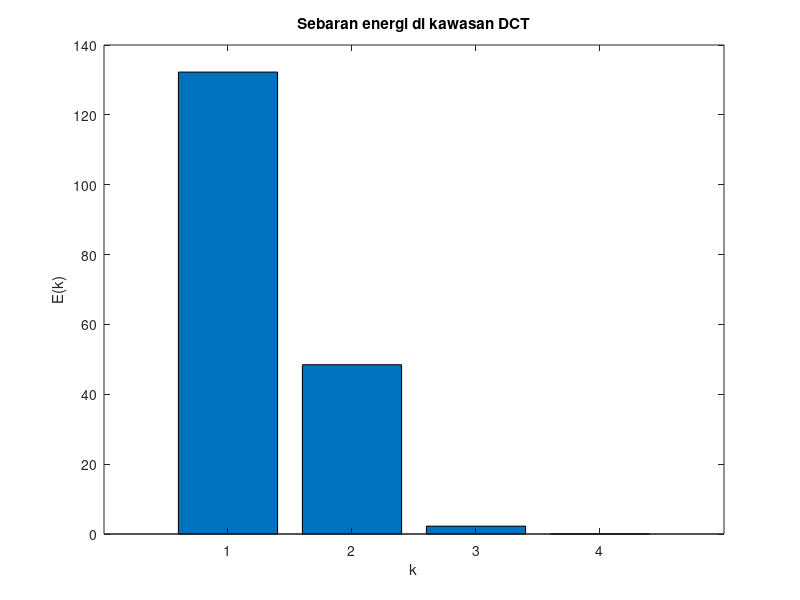
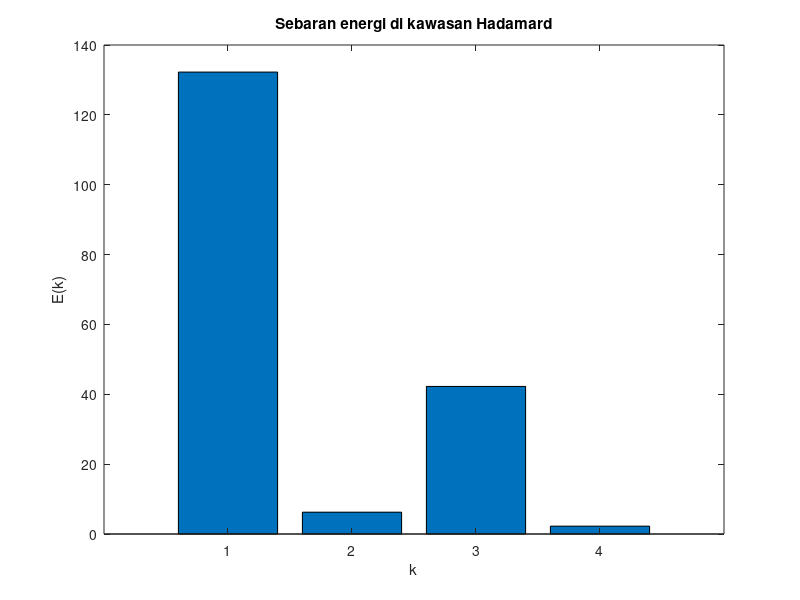

The MATLAB source for these figures, in order:

% --------------------------------------------
% Transformasi ortogonal: DCT dan Hadamard
% --------------------------------------------
s=[2 3 7 11]', % sinyal asli
N=length(s);
% buat matriks transformasi
D=dct(eye(N,N)); % DCT 4x4
H2=[1 1 1 1; 1 -1 1 -1; 1 1 -1 -1; 1 -1 -1 1]/2;
S_dct= D*s, % hasil transformasi DCT
S_had= H2*s, % hasil transformasi Hadamard
E_asli= sum(transpose(s)*s), % energi sinyal asal
% Energi kawasan DCT
E_dct =sum(transpose(S_dct)*S_dct) ,
E_hadamard =sum(transpose(S_had)*S_had) ,
% Energi kawasan Hadamard
% sebaran energi DCT
E_dist_dct = S_dct.*S_dct, 
% sebaran energi Hadamard
E_dist_had = S_had.*S_had, 
%
% gambarkan sebaran energi
figure(1); bar(E_dist_dct);
xlabel('k'); ylabel('E(k)'); 
title('Sebaran energi di kawasan DCT');
%
figure(2); bar(E_dist_had);
xlabel('k'); ylabel('E(k)'); 
title('Sebaran energi di kawasan Hadamard');

